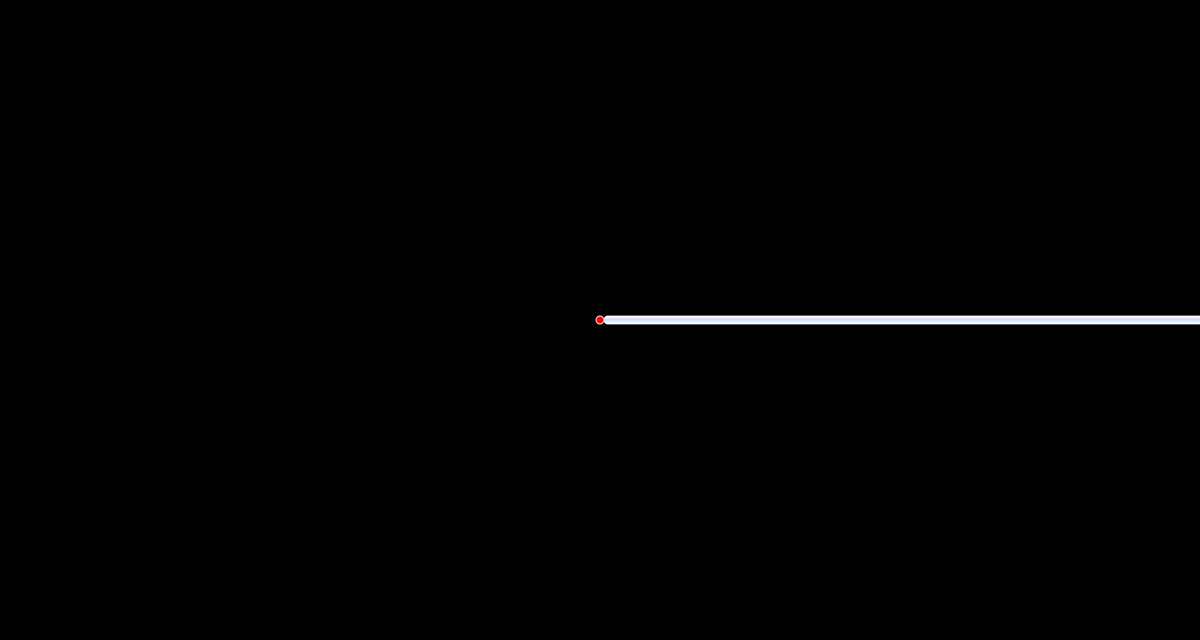
Frame 1 (no input)
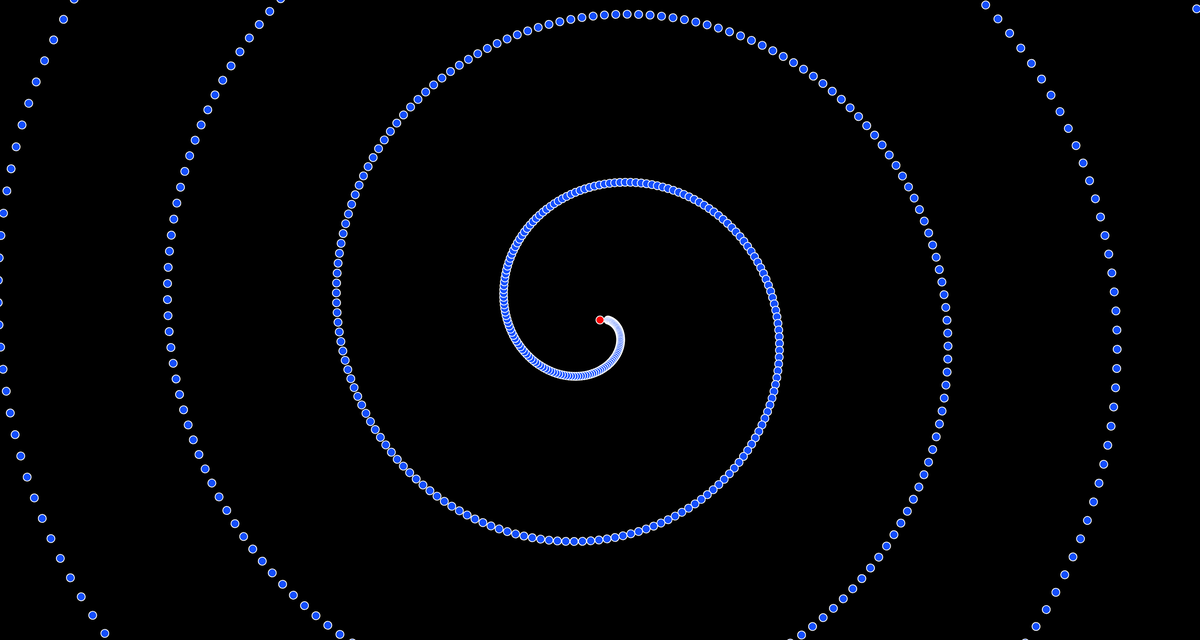
Frame 60 (no input)
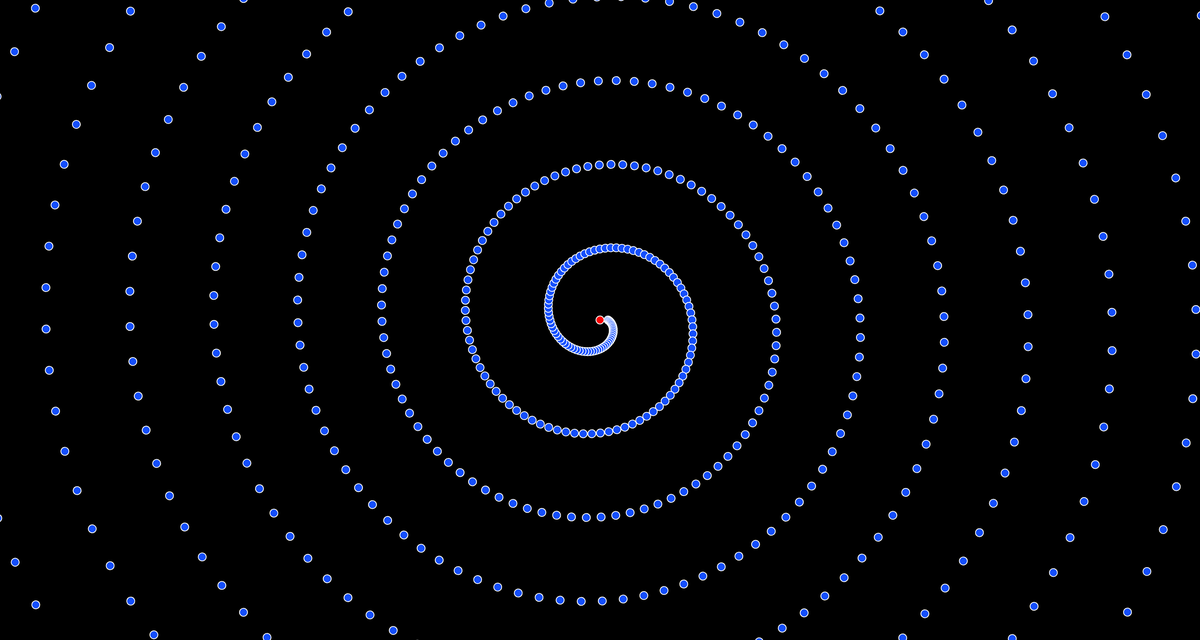
Frame 120 (the mouse pressed at the canvas centre since frame 60)

The p5.js sketch that drew these frames (run headless with seeded random() and noise() and a simulated clock; from frame 60 on, the mouse is pressed at the canvas centre):

// p5.js sketch
// ── sketch.js
var r, g, b;
var count = 0;
var t = 0.0;
var increment = 0.0001;

function setup(){
  var cnv = createCanvas(3000, 1600);
  var x = (windowWidth - width) / 2;
  var y = (windowHeight - height) / 2;
  cnv.position(x, y);
  r = 255;
  g = 0;
  b = 0;
}

function draw(){
  background(0);
  fill(r, g, b, 250);
  strokeWeight(2);
  stroke(255)
  plot_point(t)
  t += increment
  if (t >= goldenRatio()){
    exit();

  }
}

function goldenRatio(){
  return (1/((1+sqrt(5))/2));
}

function plot_point(){
  translate((width / 2), (height / 2));
  ellipse(0, 0, 20);

  var x = 20;
  while (count <= 1550){
    fill(20, 80, 255, 250);
    ellipse(x, 0, 20);
    // rotate((2*PI)*(1/((1+sqrt(5))/2)));
    // rotate((2*PI)*(1/PI));
    rotate((2*PI)*t);
    x += 2.5;
    count += 1
  }
  count = 0;
}
